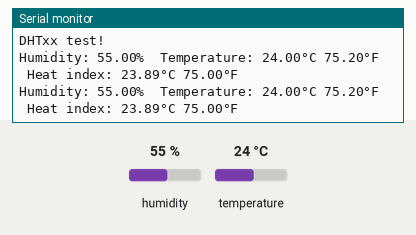
This sketch was run on a simulated Arduino Mega 2560, built with avr-gcc and run on an emulated ATmega2560. On the bench: the last lines printed to the serial monitor. Inputs (shaded band) come from the test bench; at power-on: humidity 55 %, temperature 24 °C.

Above: at 4.8 s.
4.9 s: humidity set to 22 %
At 6.8 s:
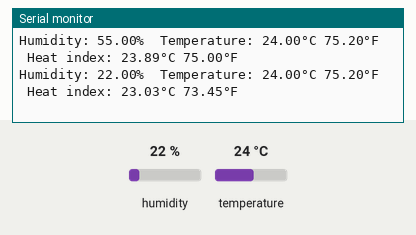
7.9 s: temperature set to 12 °C
At 8.6 s:
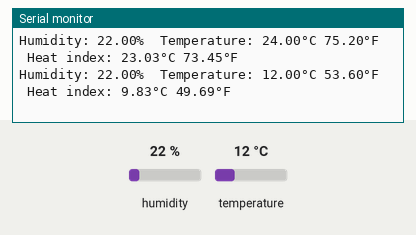
10.9 s: humidity set to 40 %
At 13.3 s:
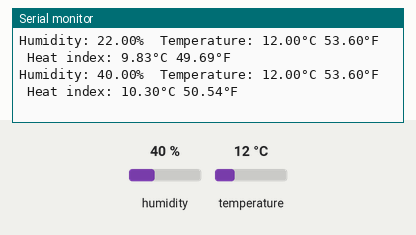
13.9 s: humidity set to 22 %
At 15.1 s:
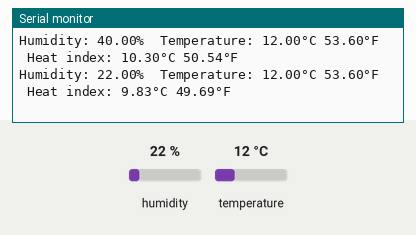
Timing chart, 0 to 16.9 s (numbered marks = the images above; inputs shaded):
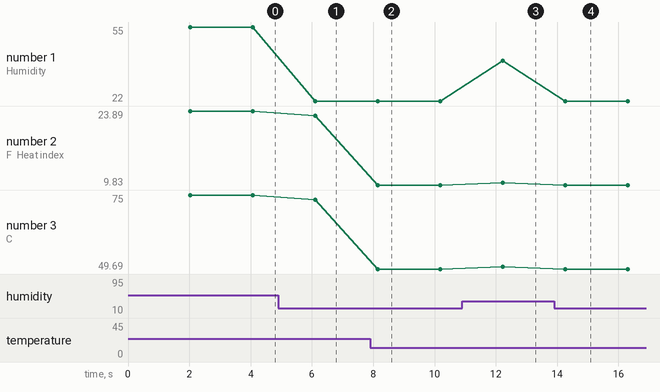

The sketch:

dht22.ino
```cpp
#include "DHT.h"

#define DHTPIN 23     // Digital pin connected to the DHT sensor
// Feather HUZZAH ESP8266 note: use pins 3, 4, 5, 12, 13 or 14 --
// Pin 15 can work but DHT must be disconnected during program upload.

// Uncomment whatever type you're using!
//#define DHTTYPE DHT11   // DHT 11
#define DHTTYPE DHT11   // DHT 22  (AM2302), AM2321
//#define DHTTYPE DHT21   // DHT 21 (AM2301)

// Connect pin 1 (on the left) of the sensor to +5V
// NOTE: If using a board with 3.3V logic like an Arduino Due connect pin 1
// to 3.3V instead of 5V!
// Connect pin 2 of the sensor to whatever your DHTPIN is
// Connect pin 4 (on the right) of the sensor to GROUND
// Connect a 10K resistor from pin 2 (data) to pin 1 (power) of the sensor

// Initialize DHT sensor.
// Note that older versions of this library took an optional third parameter to
// tweak the timings for faster processors.  This parameter is no longer needed
// as the current DHT reading algorithm adjusts itself to work on faster procs.
DHT dht(DHTPIN, DHTTYPE);

void setup() {
  Serial.begin(9600);
  Serial.println(F("DHTxx test!"));

  dht.begin();
}

void loop() {
  // Wait a few seconds between measurements.
  delay(2000);

  // Reading temperature or humidity takes about 250 milliseconds!
  // Sensor readings may also be up to 2 seconds 'old' (its a very slow sensor)
  float h = dht.readHumidity();
  // Read temperature as Celsius (the default)
  float t = dht.readTemperature();
  // Read temperature as Fahrenheit (isFahrenheit = true)
  float f = dht.readTemperature(true);

  // Check if any reads failed and exit early (to try again).
  if (isnan(h) || isnan(t) || isnan(f)) {
    Serial.println(F("Failed to read from DHT sensor!"));
    return;
  }

  // Compute heat index in Fahrenheit (the default)
  float hif = dht.computeHeatIndex(f, h);
  // Compute heat index in Celsius (isFahreheit = false)
  float hic = dht.computeHeatIndex(t, h, false);

  Serial.print(F("Humidity: "));
  Serial.print(h);
  Serial.print(F("%  Temperature: "));
  Serial.print(t);
  Serial.print(F("°C "));
  Serial.print(f);
  Serial.print(F("°F  Heat index: "));
  Serial.print(hic);
  Serial.print(F("°C "));
  Serial.print(hif);
  Serial.println(F("°F"));
}
```

Measured:
- after the input at 4.9 s, the serial monitor: prints a new line after 1.2 s (image 1)
- after the input at 7.9 s, the serial monitor: prints a new line after 0.24 s (image 2)
- after the input at 10.9 s, the serial monitor: prints a new line after 1.3 s (image 3)
- after the input at 13.9 s, the serial monitor: prints a new line after 0.36 s (image 4)
- plotted number 1: 55 → 22 after the input at 4.9 s, 22 → 40 after the input at 10.9 s, 40 → 22 after the input at 13.9 s
- plotted number 2: 23.89 → 23.03 after the input at 4.9 s, 23.03 → 9.83 after the input at 7.9 s, 9.83 → 10.3 after the input at 10.9 s, 10.3 → 9.83 after the input at 13.9 s
- plotted number 3: 75 → 73.45 after the input at 4.9 s, 73.45 → 49.69 after the input at 7.9 s, 49.69 → 50.54 after the input at 10.9 s, 50.54 → 49.69 after the input at 13.9 s
